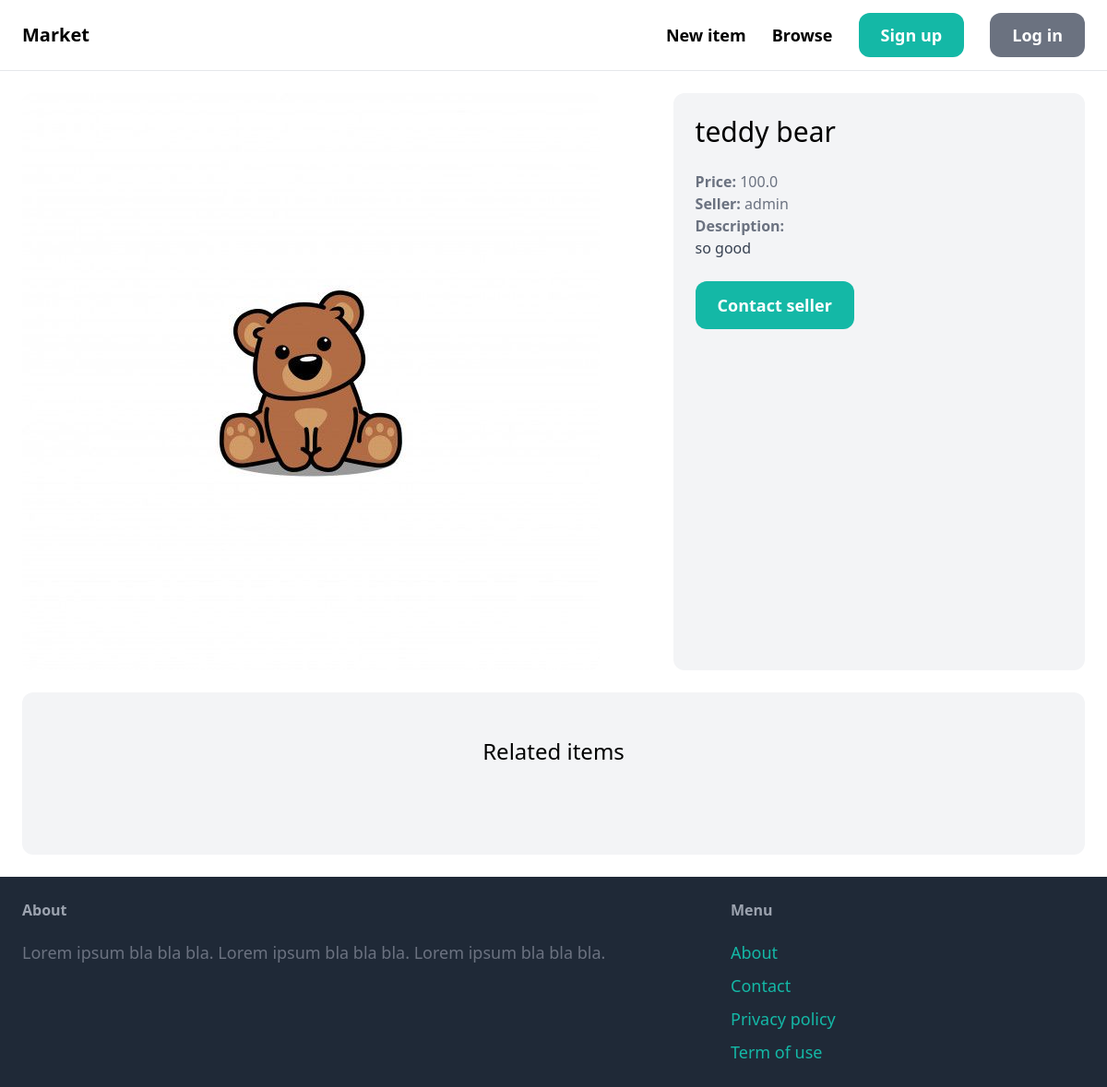
/items/1/, run on an earlier commit of the app's database.
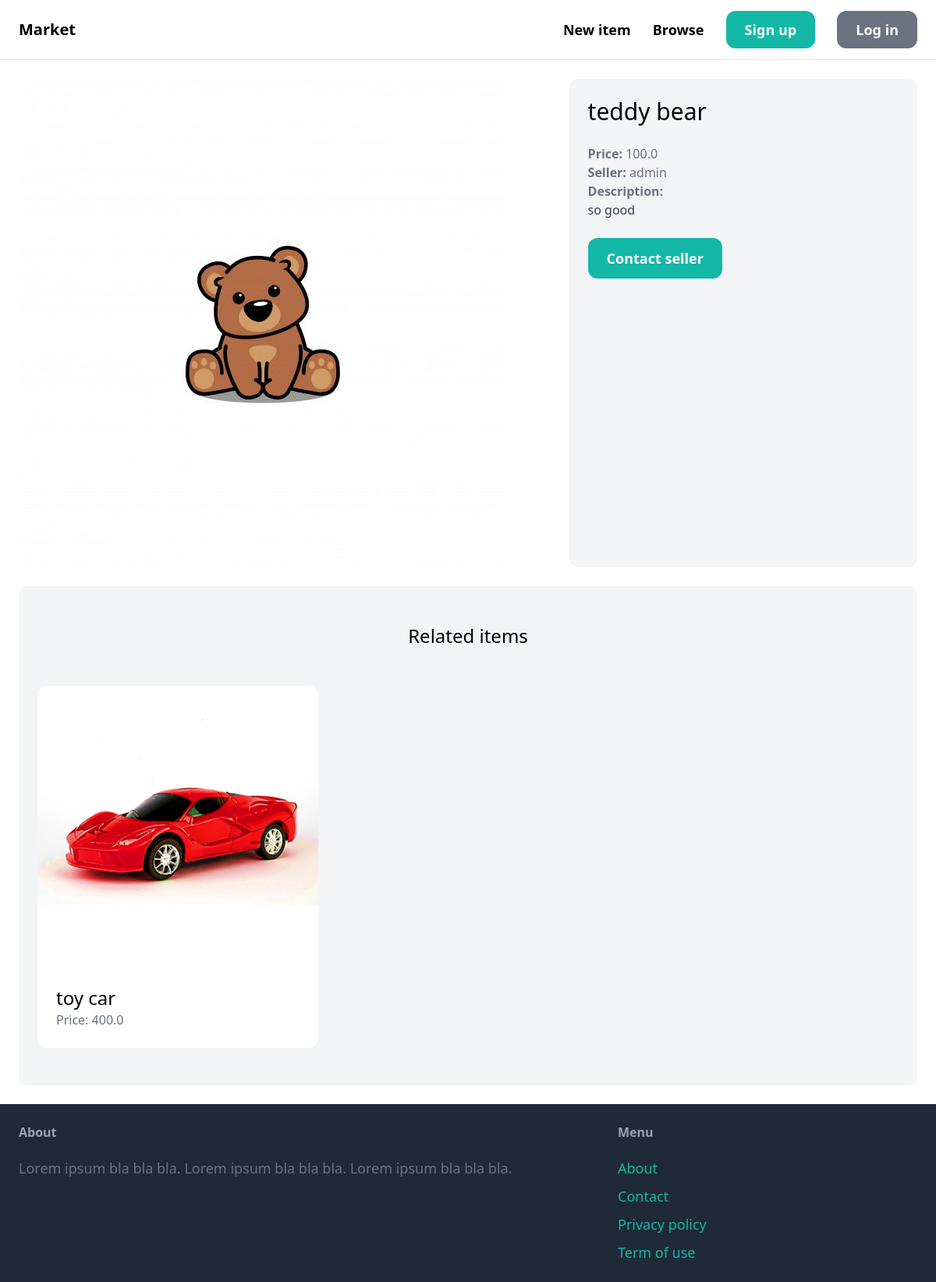
And on a later commit of the database.
### item/models.py (models this page shows, shortened)
class Item(models.Model):
    category = models.ForeignKey(Category, related_name='items', on_delete=models.CASCADE)
    name = models.CharField(max_length=255)
    description = models.TextField(blank=True, null=True)
    price = models.FloatField()
    image = models.ImageField(upload_to='item_images', blank=True, null=True)
    is_sold = models.BooleanField(default=False)
    created_by = models.ForeignKey(User, related_name='items', on_delete=models.CASCADE)
    created_at = models.DateTimeField(auto_now_add=True)

### item/views.py (the view)
# urls.py: path('<int:pk>/', views.detail, name='detail'),
def detail(request, pk):
    item = get_object_or_404(Item, pk=pk)
    related_items = Item.objects.filter(category=item.category, is_sold=False).exclude(pk=pk)[0:3]#0:3] means we want to show 3 items from the list of related items that we have filtered
    return render(request, 'item/detail.html', {
        'item': item,
        'related_items': related_items
    })

### item/templates/item/detail.html (shortened to what this page needs)
{% extends 'core/base.html' %}
{% block content %}
<div class="grid grid-cols-5 gap-6">
    <div class="col-span-3">
        <img src="{{ item.image.url }}" class="rounded-xl">
    </div>
    <div class="col-span-2 p-6 bg-gray-100 rounded-xl">
        <h1 class="mb-6 text-3xl">{{ item.name }}</h1>
        <p class="text-gray-500"><strong>Price: </strong>{{ item.price }}</p>
        <p class="text-gray-500"><strong>Seller: </strong>{{ item.created_by.username }}</p>
        {% if item.description %}
        <p class="text-gray-700">
            <strong class="text-gray-500">Description:</strong><br>
            {{ item.description }}
        </p>
    {% endif %}
    <a href="#" class="inline-block mt-6 px-6 py-3 text-lg font-semibold bg-teal-500 text-white rounded-xl hover:bg-teal-700">Contact seller</a>
        </div>
</div>
<div class="mt-6 px-6 py-12 bg-gray-100 rounded-xl">
    <h2 class="mb-12 text-2xl text-center">Related items</h2>
    <div class="grid grid-cols-3 gap-3">
        {% for item in related_items %}
            <div>
                <a href="{% url 'item:detail' item.id %}">
                    <div>
                        <img src="{{ item.image.url }}" class="rounded-t-xl">
                    </div>
                    <div class="p-6 bg-white rounded-b-xl">
                        <h2 class="text-2xl">{{ item.name }}</h2>
                        <p class="text-gray-500">Price: {{ item.price }}</p>
                    </div>
                </a>
            </div>
        {% endfor %}
    </div>
</div>
{% endblock %}

What changed in the data, as far as the page shows it:
added Item: image (picture), name "toy car", price "400.0"
